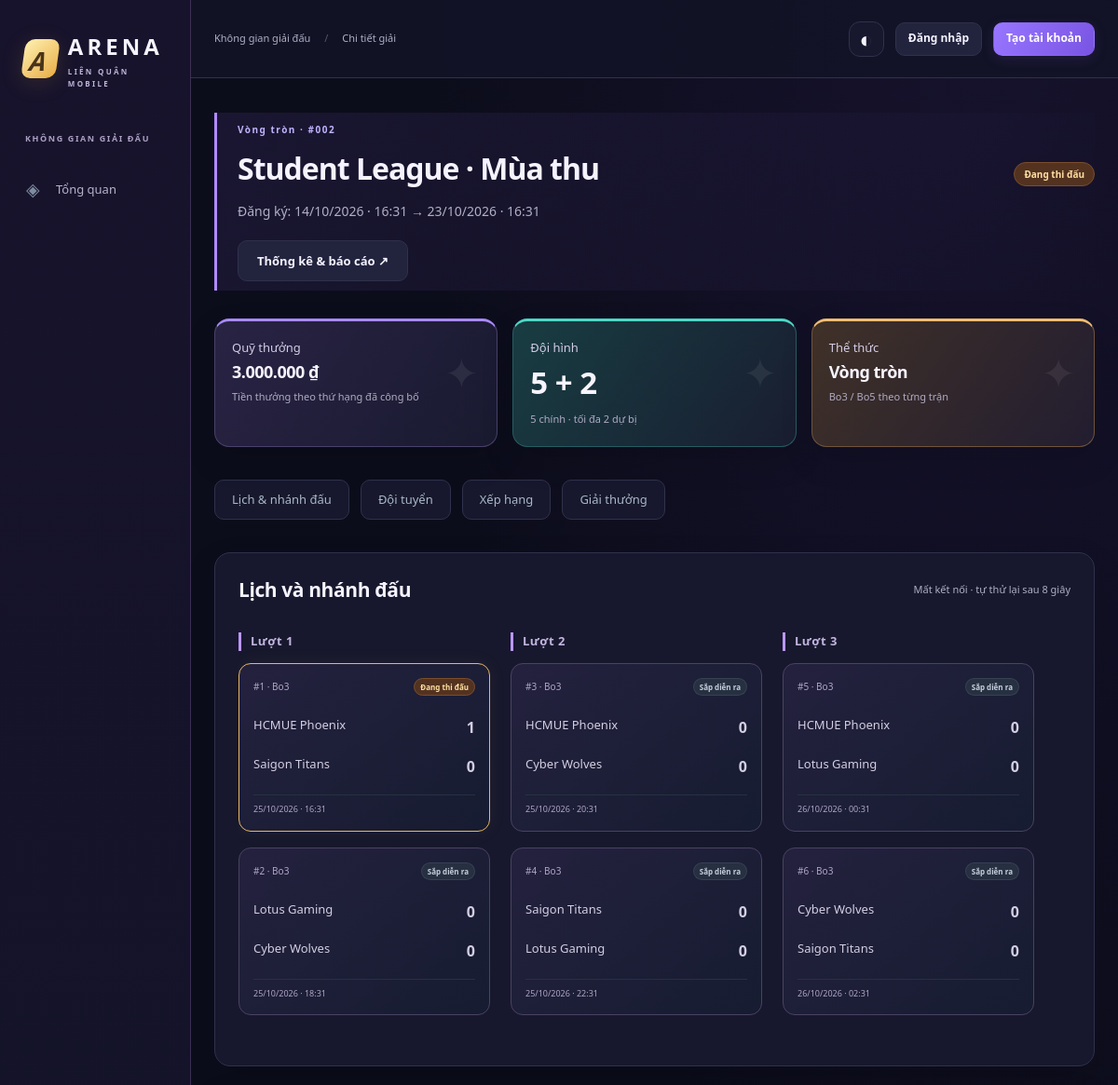
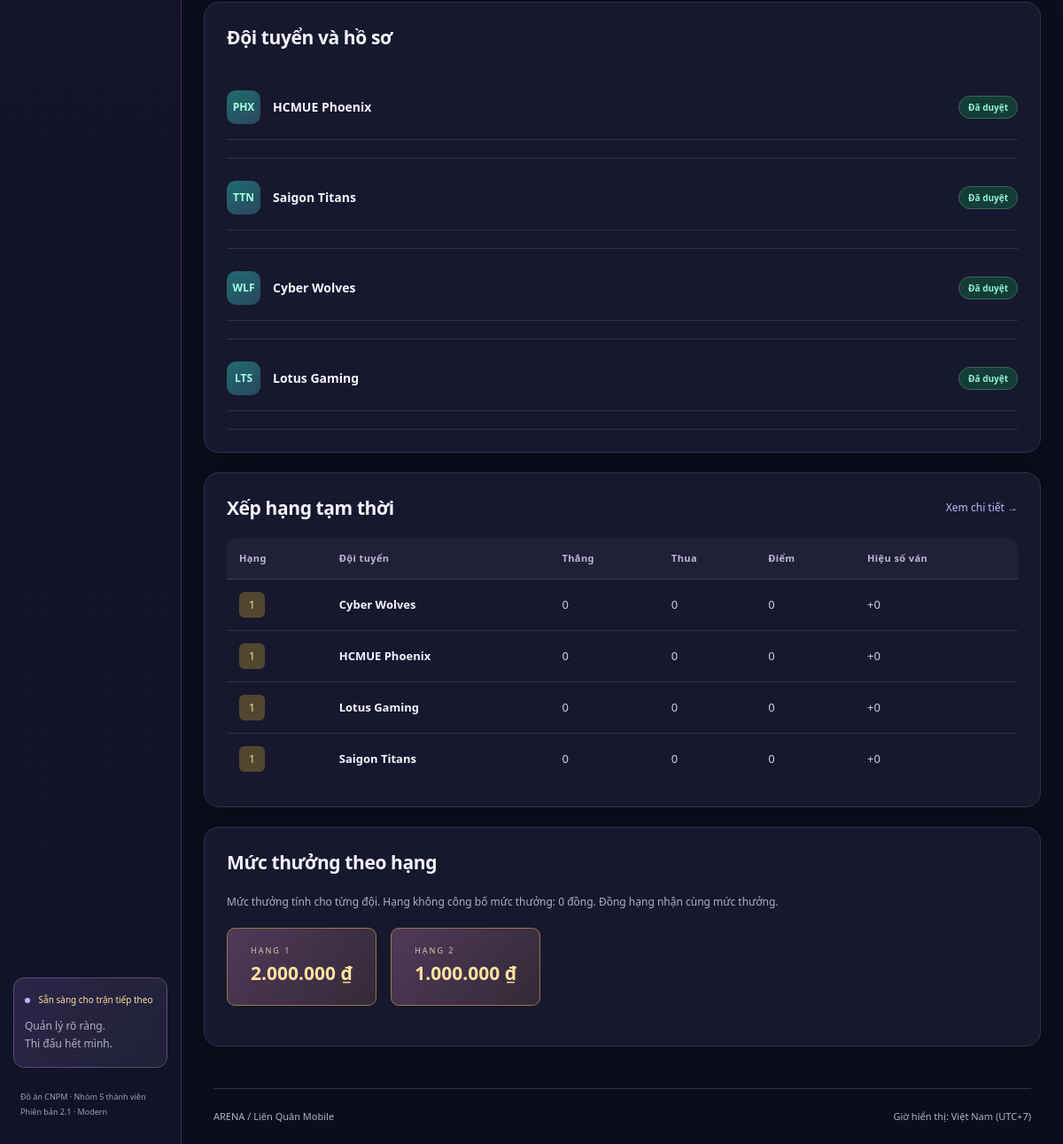
Screenshot of /events/2 with the database file from the repository (2 pictures, top to bottom).
### tables this page shows
CREATE TABLE events(id INTEGER PRIMARY KEY,name TEXT NOT NULL,format TEXT NOT NULL CHECK(format IN('knockout','roundrobin')),status TEXT NOT NULL DEFAULT 'draft' CHECK(status IN('draft','open','locked','live','finished')),opens TEXT NOT NULL,closes TEXT NOT NULL,reserve_max INTEGER NOT NULL DEFAULT 2 CHECK(reserve_max BETWEEN 0 AND 2),win_points INTEGER NOT NULL DEFAULT 3,loss_points INTEGER NOT NULL DEFAULT 0,pool INTEGER NOT NULL DEFAULT 0 CHECK(pool>=0),CHECK(opens<closes),CHECK(win_points>loss_points AND loss_points>=0));

CREATE TABLE rounds(id INTEGER PRIMARY KEY,event_id INTEGER NOT NULL REFERENCES events(id),number INTEGER NOT NULL,name TEXT NOT NULL,UNIQUE(event_id,number));

CREATE TABLE matches(id INTEGER PRIMARY KEY,event_id INTEGER NOT NULL REFERENCES events(id),round_id INTEGER NOT NULL REFERENCES rounds(id),slot INTEGER NOT NULL,team_a INTEGER REFERENCES teams(id),team_b INTEGER REFERENCES teams(id),best_of INTEGER NOT NULL CHECK(best_of IN(3,5)),starts TEXT,ends TEXT,referee_id INTEGER REFERENCES users(id),state TEXT NOT NULL DEFAULT 'scheduled' CHECK(state IN('scheduled','live','finished','bye')),winner_id INTEGER REFERENCES teams(id),next_id INTEGER REFERENCES matches(id),next_slot TEXT CHECK(next_slot IN('a','b')),version INTEGER NOT NULL DEFAULT 1,CHECK(team_a IS NULL OR team_b IS NULL OR team_a<>team_b),CHECK(starts IS NULL OR ends IS NULL OR starts<ends),UNIQUE(round_id,slot));

CREATE TABLE teams(id INTEGER PRIMARY KEY,name TEXT NOT NULL UNIQUE,tag TEXT NOT NULL,captain_id INTEGER NOT NULL REFERENCES students(id),active INTEGER NOT NULL DEFAULT 1);

CREATE TABLE entries(id INTEGER PRIMARY KEY,event_id INTEGER NOT NULL REFERENCES events(id),team_id INTEGER NOT NULL REFERENCES teams(id),status TEXT NOT NULL CHECK(status IN('pending','approved','rejected','withdrawn')),reason TEXT NOT NULL DEFAULT '',reviewer_id INTEGER REFERENCES users(id),created TEXT NOT NULL,UNIQUE(event_id,team_id));

CREATE TABLE prizes(event_id INTEGER NOT NULL REFERENCES events(id),rank INTEGER NOT NULL CHECK(rank>0),amount INTEGER NOT NULL CHECK(amount>=0),PRIMARY KEY(event_id,rank));

### app/tournament.py (the view)
@bp.get("/events/<int:eid>")
def detail(eid):
    e = query("SELECT * FROM events WHERE id=?", (eid,), one=True)
    if not e:
        abort(404)
    entries = query(
        "SELECT e.*,t.name,t.tag FROM entries e JOIN teams t ON t.id=e.team_id WHERE e.event_id=? ORDER BY e.created",
        (eid,),
    )
    from .common import can
    rosters = {}
    if can("event"):
        for en in entries:
            rosters[en["id"]] = query(
                "SELECT s.code,s.full_name,s.ign,r.starter FROM rosters r JOIN students s ON s.id=r.student_id WHERE r.entry_id=? ORDER BY r.starter DESC,s.id",
                (en["id"],),
            )
    from .reports import standings
    return render_template(
        "event.html",
        event=e,
        entries=entries,
        matches=match_rows(eid),
        rosters=rosters,
        standings=standings(eid),
        referees=query(
            "SELECT id,username FROM users WHERE role IN('organizer','referee') AND active=1"
        ),
        prizes=query("SELECT * FROM prizes WHERE event_id=? ORDER BY rank", (eid,)),
    )

### app/auth.py (called while the page is built)
def load_user():
    g.user = query(
        "SELECT u.*,s.ign,s.full_name FROM users u LEFT JOIN students s ON s.id=u.student_id WHERE u.id=? AND u.active=1",
        (session.get("uid"),),
        one=True,
    )
    if not g.user:
        session.pop("uid", None)

def csrf_token():
    if "csrf" not in session:
        session["csrf"] = secrets.token_hex(32)
    return session["csrf"]

def csrf_guard():
    if request.method == "POST":
        sent = request.form.get("csrf") or request.headers.get("X-CSRF-Token", "")
        if not secrets.compare_digest(sent, session.get("csrf", "")) or not sent:
            abort(400, description="Phiên biểu mẫu đã hết hạn. Hãy tải lại trang.")

### app/common.py (called while the page is built)
def can(permission):
    return bool(
        g.user
        and query(
            "SELECT 1 FROM role_permissions WHERE role=? AND permission=?",
            (g.user["role"], permission),
            one=True,
        )
    )

def display_time(value):
    if not value:
        return "Chưa xếp giờ"
    dt = datetime.strptime(value, "%Y-%m-%dT%H:%M").replace(tzinfo=timezone.utc)
    return dt.astimezone(ZoneInfo("Asia/Ho_Chi_Minh")).strftime("%d/%m/%Y · %H:%M")

### app/db.py (called while the page is built)
def get_db():
    if "db" not in g:
        g.db = sqlite3.connect(
            current_app.config["DATABASE"], timeout=15, isolation_level=None
        )
        g.db.row_factory = sqlite3.Row
        g.db.execute("PRAGMA foreign_keys=ON")
        g.db.execute("PRAGMA journal_mode=WAL")
        g.db.execute("PRAGMA busy_timeout=15000")
    return g.db

def query(sql, args=(), one=False):
    rows = get_db().execute(sql, args).fetchall()
    return (rows[0] if rows else None) if one else rows

### app/tournament.py (called while the page is built)
def match_rows(eid):
    return query(
        """SELECT m.*,r.name round_name,r.number round_number,a.name a_name,a.tag a_tag,b.name b_name,b.tag b_tag,u.username referee,
    (SELECT COUNT(*) FROM games WHERE match_id=m.id AND winner_id=m.team_a) score_a,
    (SELECT COUNT(*) FROM games WHERE match_id=m.id AND winner_id=m.team_b) score_b
    FROM matches m JOIN rounds r ON r.id=m.round_id LEFT JOIN teams a ON a.id=m.team_a LEFT JOIN teams b ON b.id=m.team_b
    LEFT JOIN users u ON u.id=m.referee_id WHERE m.event_id=? ORDER BY r.number,m.slot""",
        (eid,),
    )

### app/templates/event.html (shortened to what this page needs)
{% extends 'base.html' %}{% block crumb %}Chi tiết giải{% endblock %}{% block content %}
<div class="page-heading"><div class="eyebrow">{{ labels[event.format] }} · #{{ '%03d'|format(event.id) }}</div><div class="heading-actions"><h1>{{ event.name }}</h1><span class="badge {{ event.status }}">{{ labels[event.status] }}</span></div><p>Đăng ký: {{ event.opens|timevn }} → {{ event.closes|timevn }}</p><div class="actions"><a class="btn secondary" href="{{ url_for('report.view',eid=event.id) }}">Thống kê & báo cáo ↗</a></div></div>
<section class="metrics three"><div class="metric"><span>Quỹ thưởng</span><strong class="money">{{ event.pool|money }}</strong><small>Tiền thưởng theo thứ hạng đã công bố</small></div><div class="metric"><span>Đội hình</span><strong>5 + {{ event.reserve_max }}</strong><small>5 chính · tối đa {{ event.reserve_max }} dự bị</small></div><div class="metric"><span>Thể thức</span><strong class="money">{{ labels[event.format] }}</strong><small>Bo3 / Bo5 theo từng trận</small></div></section>
<div class="tabs"><a href="#fixtures">Lịch & nhánh đấu</a><a href="#teams">Đội tuyển</a><a href="#standings">Xếp hạng</a><a href="#prizes">Giải thưởng</a></div>
<section class="panel" id="fixtures"><div class="section-heading"><h2>Lịch và nhánh đấu</h2><span id="live-status" class="muted" data-live-event="{{ event.id }}">Tự cập nhật mỗi 8 giây</span></div><div id="live-region">{% if matches %}<div class="bracket">{% for round_name,group in matches|groupby('round_number') %}<div class="bracket-round"><h3>{{ group[0].round_name }}</h3>{% for m in group %}<a class="match-card {{ m.state }}" href="{{ url_for('match.detail',mid=m.id) }}"><div class="match-meta"><span>#{{ m.id }} · Bo{{ m.best_of }}</span><span class="badge {{ m.state }}">{{ labels[m.state] }}</span></div><div class="match-team {{ 'winner' if m.winner_id and m.winner_id==m.team_a }}"><span>{{ m.a_name or ('Ô miễn vòng' if m.state=='bye' else 'Chờ đội thắng') }}</span><b>{{ m.score_a }}</b></div><div class="match-team {{ 'winner' if m.winner_id and m.winner_id==m.team_b }}"><span>{{ m.b_name or ('Ô miễn vòng' if m.state=='bye' else 'Chờ đội thắng') }}</span><b>{{ m.score_b }}</b></div><small>{{ m.starts|timevn }}</small>{% if m.next_id %}<small>Đội thắng → trận #{{ m.next_id }} / nhánh {{ m.next_slot|upper }}</small>{% endif %}</a>{% endfor %}</div>{% endfor %}</div>{% else %}<div class="empty"><span class="empty-symbol">◇</span><h3>Lịch thi đấu đang được chuẩn bị</h3><p>BTC sẽ tạo lịch sau khi duyệt đủ hồ sơ và khóa đăng ký.</p></div>{% endif %}</div></section>
<section class="panel" id="teams"><h2>Đội tuyển và hồ sơ</h2>{% for e in entries %}{% if can('event') or e.status=='approved' %}<div class="entry"><div class="list-row"><div class="team-heading"><span class="team-avatar">{{ e.tag[:3] }}</span><b>{{ e.name }}</b></div><span class="badge {{ e.status }}">{{ labels[e.status] }}</span></div></div>{% endif %}{% else %}<div class="empty">Chưa có hồ sơ đăng ký.</div>{% endfor %}</section>
<section class="panel" id="standings"><div class="section-heading"><h2>Xếp hạng {{ 'chung cuộc' if event.status=='finished' else 'tạm thời' }}</h2><a class="text-link" href="{{ url_for('report.view',eid=event.id) }}">Xem chi tiết →</a></div>{% include '_standings.html' %}</section>
<section class="panel" id="prizes"><h2>Mức thưởng theo hạng</h2><p class="muted">Mức thưởng tính cho từng đội. Hạng không công bố mức thưởng: 0 đồng. Đồng hạng nhận cùng mức thưởng.</p><div class="prize-grid">{% for p in prizes %}<div class="prize"><small>HẠNG {{ p.rank }}</small><strong>{{ p.amount|money }}</strong></div>{% else %}<p>BTC chưa công bố mức thưởng.</p>{% endfor %}</div></section>
{% endblock %}

### app/templates/_standings.html
<div class="table-scroll"><table><thead><tr><th>Hạng</th><th>Đội tuyển</th><th>Thắng</th><th>Thua</th><th>Điểm</th><th>Hiệu số ván</th>{% if event.status=='finished' %}<th>Tiền thưởng</th>{% endif %}</tr></thead><tbody>{% for s in standings %}<tr><td><span class="rank rank-{{ s.rank }}">{{ s.rank or '—' }}</span></td><td><b>{{ s.name }}</b></td><td>{{ s.wins }}</td><td>{{ s.losses }}</td><td>{{ s.points if event.format=='roundrobin' else '—' }}</td><td>{{ '%+d'|format(s.diff) }}</td>{% if event.status=='finished' %}<td>{{ s.amount|money }}</td>{% endif %}</tr>{% else %}<tr><td colspan="7" class="muted">Chưa có đội được duyệt.</td></tr>{% endfor %}</tbody></table></div>

### app/static/modern.css (style rules this page uses)
:root { --bg:#0c0d1b;--panel:#17182d;--raised:#22233d;--line:#30314c;--text:#f5f3ff;--muted:#b0afc6;--green:#c2b4ff;--mint:#43dcc1;--purple:#c0a8ff;--orange:#ffd181;--accent:#8b65f8;--shadow:0 14px 35px #0002 }
body { background:radial-gradient(ellipse at 88% 0,#33205d44,transparent 40%),var(--bg);font-size:14px;line-height:1.65 }
h1,h2,h3 { text-wrap:balance }
a,button { -webkit-tap-highlight-color:transparent }
.btn { background:linear-gradient(120deg,#9876ff,#7954e3);color:#fff;box-shadow:0 4px 14px #6a42b52e;border-radius:10px;font-size:13px;min-height:44px }
.btn.secondary { background:var(--raised);border-color:var(--line);color:var(--text);box-shadow:none }
.metrics { gap:16px }
.metric { position:relative;overflow:hidden;border-radius:16px;box-shadow:var(--shadow);border-color:#49416a;background:linear-gradient(125deg,#292344,#191a30);border-top:3px solid #a98aff }
.metric:nth-child(2) { border-color:#275c61;border-top-color:#4dd8c6;background:linear-gradient(125deg,#183d42,#191d30) }
.metric:nth-child(3) { border-color:#70533c;border-top-color:#f0bd72;background:linear-gradient(125deg,#403128,#221d30) }
.metric>span { color:#d3cce5;font-size:13px }
.metric>small { color:#b0abc2;font-size:11px }
.metric>strong { font-size:33px;color:#f7f4ff }
.metric:after { content:'✦';position:absolute;right:19px;top:18px;font-size:45px;color:#ffffff12 }
.badge { border-radius:99px;padding:5px 10px;font-weight:600 }
.badge.open,.badge.accepted,.badge.approved { background:#153d38;color:#8ef2d5 }
.badge.live { background:#533320;color:#ffe0a2 }
.panel { border-radius:17px;box-shadow:var(--shadow) }
.panel h2 { font-size:21px }
.page-heading { background:linear-gradient(120deg,#45327740,transparent);border-left:3px solid #b18afa;padding:10px 0 10px 22px }
.page-heading h1 { font-size:32px }
.table-scroll { border-radius:10px }
th { color:#c0b5d7;background:#202037;padding:14px;font-size:11px }
td { color:#d4cee1;border-color:var(--line);font-size:13px }
.tabs { gap:12px;padding-bottom:10px;border:0 }
.tabs a { padding:10px 18px;border-radius:10px;border:1px solid var(--line);background:var(--panel);font-size:13px }
.bracket-round h3 { color:#c3b5e0;font-size:13px;border-left:3px solid #bb96ff;padding-left:10px }
.match-card { background:linear-gradient(140deg,#24213e,#161c31);border-color:#4a4263;border-radius:13px }
.match-card.live { border-color:#e8b862;box-shadow:0 0 20px #efb75e10 }
.match-team { color:#d3cee3;font-size:13px }
.match-meta,.match-card>small { color:#b0a6c7 }
.team-avatar { background:linear-gradient(145deg,#206c70,#29475d);color:#a6ffdf }
.prize { background:linear-gradient(130deg,#503959,#332a37);border-color:#95764f }
.prize small { color:#d9c5af }
.prize strong { color:#ffe1a0 }

### rows the page displays
events: format "Vòng tròn", id "002", name "Student League · Mùa thu", status "Đang thi đấu", opens "14/10/2026 · 16:31", closes "23/10/2026 · 16:31", pool "3.000.000 ₫", reserve_max "2", status "tạm thời"
rounds: name "Lượt 1"
matches: id "1", best_of "3", state "Đang thi đấu", name "HCMUE Phoenix", score_a "1", name "Saigon Titans", score_b "0", starts "25/10/2026 · 16:31"
matches: id "2", best_of "3", state "Sắp diễn ra", name "Lotus Gaming", score_a "0", name "Cyber Wolves", score_b "0", starts "25/10/2026 · 18:31"
rounds: name "Lượt 2"
matches: id "3", best_of "3", state "Sắp diễn ra", name "HCMUE Phoenix", score_a "0", name "Cyber Wolves", score_b "0", starts "25/10/2026 · 20:31"
matches: id "4", best_of "3", state "Sắp diễn ra", name "Saigon Titans", score_a "0", name "Lotus Gaming", score_b "0", starts "25/10/2026 · 22:31"
rounds: name "Lượt 3"
matches: id "5", best_of "3", state "Sắp diễn ra", name "HCMUE Phoenix", score_a "0", name "Lotus Gaming", score_b "0", starts "26/10/2026 · 00:31"
matches: id "6", best_of "3", state "Sắp diễn ra", name "Cyber Wolves", score_a "0", name "Saigon Titans", score_b "0", starts "26/10/2026 · 02:31"
entries: tag "PHX", name "HCMUE Phoenix", status "Đã duyệt"
entries: tag "TTN", name "Saigon Titans", status "Đã duyệt"
entries: tag "WLF", name "Cyber Wolves", status "Đã duyệt"
entries: tag "LTS", name "Lotus Gaming", status "Đã duyệt"
teams: active "1", name "Cyber Wolves", wins "0", losses "0", format "0", diff "+0"
teams: rank "1", name "HCMUE Phoenix", wins "0", losses "0", format "0", diff "+0"
teams: active "1", name "Lotus Gaming", wins "0", losses "0", format "0", diff "+0"
teams: active "1", name "Saigon Titans", wins "0", losses "0", format "0", diff "+0"
prizes: rank "1", amount "2.000.000 ₫"
prizes: rank "2", amount "1.000.000 ₫"
